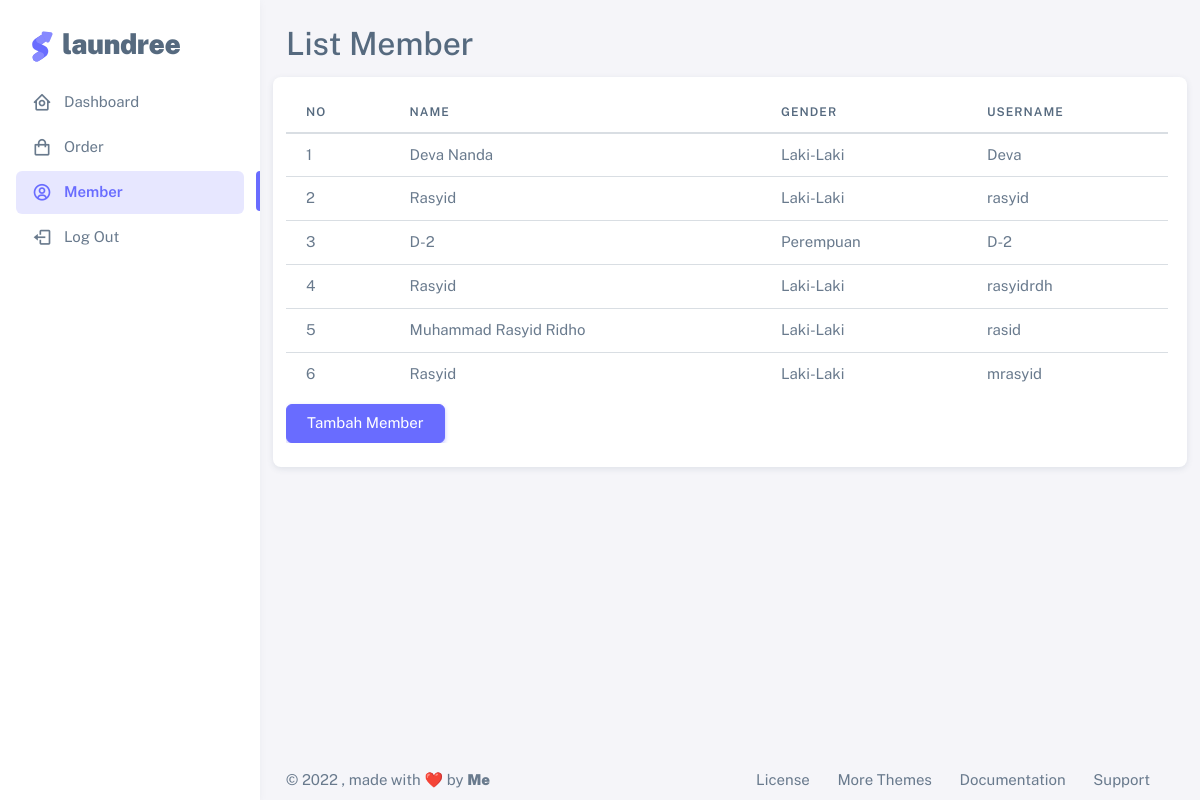
Screenshot of /list-member-kasir.php with the database file from the repository.
### tables this page shows
CREATE TABLE `member` (
  `id` int(11) NOT NULL,
  `nama_member` varchar(100) NOT NULL,
  `gender` enum('Laki-Laki','Perempuan') NOT NULL,
  `username` varchar(100) NOT NULL,
  `password` varchar(50) NOT NULL
);

### html/list-member-kasir.php (the view, shortened to what this page needs)
<!DOCTYPE html>
<html
  lang="en"
  class="light-style layout-menu-fixed"
  dir="ltr"
  data-theme="theme-default"
  data-assets-path="../assets/"
  data-template="vertical-menu-template-free"
>
  <head>
    <link rel="stylesheet" href="../assets/vendor/fonts/boxicons.css" />
    <link rel="stylesheet" href="../assets/vendor/css/core.css" class="template-customizer-core-css" />
    <link rel="stylesheet" href="../assets/vendor/css/theme-default.css" class="template-customizer-theme-css" />
    <link rel="stylesheet" href="../assets/css/demo.css" />
    <link rel="stylesheet" href="../assets/vendor/libs/perfect-scrollbar/perfect-scrollbar.css" />
    <link rel="stylesheet" href="../assets/vendor/libs/apex-charts/apex-charts.css" />
  </head>
  <body>
    <div class="layout-wrapper layout-content-navbar">
      <div class="layout-container">
        <aside id="layout-menu" class="layout-menu menu-vertical menu bg-menu-theme">
          <div class="app-brand demo">
            <a href="index.php" class="app-brand-link">
              <span class="app-brand-logo demo">
              </span>
              <span class="app-brand-text demo menu-text fw-bolder ms-2">Laundree</span>
            </a>
          </div>
          <ul class="menu-inner py-1">
            <li class="menu-item">
              <a href="index-kasir.php" class="menu-link">
                <i class="menu-icon tf-icons bx bx-home-circle"></i>
                <div data-i18n="Analytics">Dashboard</div>
              </a>
            </li>
            <li class="menu-item">
              <a href="order-kasir.php" class="menu-link">
                <i class="menu-icon tf-icons bx bx-shopping-bag"></i>
                <div data-i18n="Layouts">Order</div>
              </a>
            </li>
            <li class="menu-item active">
              <a href="list-member-kasir.php" class="menu-link">
                <i class="menu-icon tf-icons bx bx-user-circle"></i>
                <div data-i18n="Analytics">Member</div>
              </a>
            </li>
            <li class="menu-item">
              <a href="../php/logout.php" class="menu-link">
                <i class="menu-icon tf-icons bx bx-log-out"></i>
                <div data-i18n="Authentications">Log Out</div>
              </a>
            </li>
          </ul>
        </aside>
        <div class="layout-page">
          <div class="content-wrapper">
            <div class="container-xxl flex-grow-1 container-p-y">
              <div class="row">
                <h2 class="mb-3">List Member</h2>
                <div class="card">
                <div class="col-lg-12 mb-4 order-0">
                    <div class="col-lg-15 mb-4 mb-xl-0">
                      <div class="demo-inline-spacing mt-3">
                      <div class="table-responsive text-nowrap">
                        <table class="table table-hover">
                          <thead>
                            <tr>
                                <th>No</th>
                                <th>Name</th>
                                <th>Gender</th>
                                <th>Username</th>
                            </tr>
                        </thead>
                        <tbody class="table-border-bottom-0">
                            <?php
                            include "../php/connection.php";
                            $qry_member = mysqli_query($conn, "select * from member");
                            $no = 0;
                            while ($data_member = mysqli_fetch_array($qry_member)) {
                                $no++; ?>
                        <tr>
                        <td><?= $no ?></td>
                        <td><?= $data_member['nama_member'] ?></td>
                        <td><?= $data_member['gender'] ?></td>
                        <td><?= $data_member['username'] ?></td>
                        </tr>
                        <?php
                            }
                        ?>
                         </tbody>
                        </table>
                        <a href="tambah-member-kasir.php" class="btn btn-primary mt-2">Tambah Member</a>
                        </div>
                        </div>
                      </div>
                    </div>
                  </div>
                </div>
              </div>
            </div>
            <footer class="content-footer footer bg-footer-theme">
              <div class="container-xxl d-flex flex-wrap justify-content-between py-2 flex-md-row flex-column">
                <div class="mb-2 mb-md-0">
                  ©
                  , made with ❤️ by
                  <a href="https://themeselection.com" target="_blank" class="footer-link fw-bolder">Me</a>
                </div>
                <div>
                  <a href="https://themeselection.com/license/" class="footer-link me-4" target="_blank">License</a>
                  <a href="https://themeselection.com/" target="_blank" class="footer-link me-4">More Themes</a>
                  <a
                    href="https://themeselection.com/demo/sneat-bootstrap-html-admin-template/documentation/"
                    target="_blank"
                    class="footer-link me-4"
                    >Documentation</a
                  >
                  <a
                    href="https://github.com/themeselection/sneat-html-admin-template-free/issues"
                    target="_blank"
                    class="footer-link me-4"
                    >Support</a
                  >
                </div>
              </div>
            </footer>
          </div>
        </div>
      </div>
  </body>
</html>

### css/demo.css (style rules this page uses)
.menu .app-brand.demo { height: 64px; margin-top: 12px; }
.app-brand-logo.demo svg { width: 22px; height: 38px; }
.app-brand-text.demo { font-size: 1.75rem; letter-spacing: -0.5px; text-transform: lowercase; }
.demo-inline-spacing > * { margin: 1rem 0.375rem 0 0 !important; }

### rows the page displays
member: nama_member "Deva Nanda", gender "Laki-Laki", username "Deva"
member: nama_member "Rasyid", gender "Laki-Laki", username "rasyid"
member: nama_member "D-2", gender "Perempuan", username "D-2"
member: nama_member "Rasyid", gender "Laki-Laki", username "rasyidrdh"
member: nama_member "Muhammad Rasyid Ridho", gender "Laki-Laki", username "rasid"
member: nama_member "Rasyid", gender "Laki-Laki", username "mrasyid"
